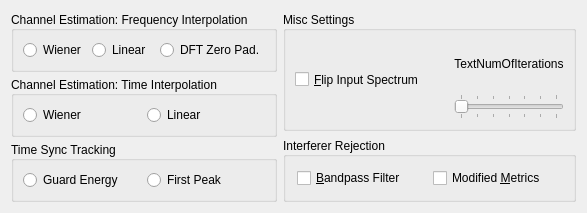
<?xml version="1.0" encoding="UTF-8"?>
<ui version="4.0">
 <class>DRMOptions</class>
 <widget class="QWidget" name="DRMOptions">
  <property name="geometry">
   <rect>
    <x>0</x>
    <y>0</y>
    <width>532</width>
    <height>178</height>
   </rect>
  </property>
  <property name="windowTitle">
   <string>Form</string>
  </property>
  <layout class="QGridLayout" name="gridLayout">
   <item row="0" column="0">
    <layout class="QVBoxLayout" name="_18">
     <property name="spacing">
      <number>4</number>
     </property>
     <property name="leftMargin">
      <number>0</number>
     </property>
     <property name="topMargin">
      <number>0</number>
     </property>
     <property name="rightMargin">
      <number>0</number>
     </property>
     <property name="bottomMargin">
      <number>0</number>
     </property>
     <item>
      <widget class="QGroupBox" name="ButtonGroupChanEstFreqInt">
       <property name="sizePolicy">
        <sizepolicy hsizetype="Minimum" vsizetype="Minimum">
         <horstretch>0</horstretch>
         <verstretch>0</verstretch>
        </sizepolicy>
       </property>
       <property name="title">
        <string>Channel Estimation: Frequency Interpolation</string>
       </property>
       <property name="alignment">
        <set>Qt::AlignLeading|Qt::AlignLeft|Qt::AlignVCenter</set>
       </property>
       <layout class="QHBoxLayout" name="_19">
        <property name="spacing">
         <number>6</number>
        </property>
        <property name="leftMargin">
         <number>9</number>
        </property>
        <property name="topMargin">
         <number>9</number>
        </property>
        <property name="rightMargin">
         <number>9</number>
        </property>
        <property name="bottomMargin">
         <number>9</number>
        </property>
        <item>
         <widget class="QRadioButton" name="RadioButtonFreqWiener">
          <property name="sizePolicy">
           <sizepolicy hsizetype="Minimum" vsizetype="Minimum">
            <horstretch>0</horstretch>
            <verstretch>0</verstretch>
           </sizepolicy>
          </property>
          <property name="text">
           <string>Wiener</string>
          </property>
         </widget>
        </item>
        <item>
         <widget class="QRadioButton" name="RadioButtonFreqLinear">
          <property name="sizePolicy">
           <sizepolicy hsizetype="Minimum" vsizetype="Minimum">
            <horstretch>0</horstretch>
            <verstretch>0</verstretch>
           </sizepolicy>
          </property>
          <property name="text">
           <string>Linear</string>
          </property>
         </widget>
        </item>
        <item>
         <widget class="QRadioButton" name="RadioButtonFreqDFT">
          <property name="sizePolicy">
           <sizepolicy hsizetype="Minimum" vsizetype="Minimum">
            <horstretch>0</horstretch>
            <verstretch>0</verstretch>
           </sizepolicy>
          </property>
          <property name="text">
           <string>DFT Zero Pad.</string>
          </property>
         </widget>
        </item>
       </layout>
      </widget>
     </item>
     <item>
      <widget class="QGroupBox" name="ButtonGroupChanEstTimeInt">
       <property name="sizePolicy">
        <sizepolicy hsizetype="Minimum" vsizetype="Minimum">
         <horstretch>0</horstretch>
         <verstretch>0</verstretch>
        </sizepolicy>
       </property>
       <property name="title">
        <string>Channel Estimation: Time Interpolation</string>
       </property>
       <property name="alignment">
        <set>Qt::AlignLeading|Qt::AlignLeft|Qt::AlignVCenter</set>
       </property>
       <layout class="QHBoxLayout" name="_20">
        <property name="spacing">
         <number>6</number>
        </property>
        <property name="leftMargin">
         <number>9</number>
        </property>
        <property name="topMargin">
         <number>9</number>
        </property>
        <property name="rightMargin">
         <number>9</number>
        </property>
        <property name="bottomMargin">
         <number>9</number>
        </property>
        <item>
         <widget class="QRadioButton" name="RadioButtonTiWiener">
          <property name="sizePolicy">
           <sizepolicy hsizetype="Minimum" vsizetype="Minimum">
            <horstretch>0</horstretch>
            <verstretch>0</verstretch>
           </sizepolicy>
          </property>
          <property name="text">
           <string>Wiener</string>
          </property>
         </widget>
        </item>
        <item>
         <widget class="QRadioButton" name="RadioButtonTiLinear">
          <property name="sizePolicy">
           <sizepolicy hsizetype="Minimum" vsizetype="Minimum">
            <horstretch>0</horstretch>
            <verstretch>0</verstretch>
           </sizepolicy>
          </property>
          <property name="text">
           <string>Linear</string>
          </property>
         </widget>
        </item>
       </layout>
      </widget>
     </item>
     <item>
      <widget class="QGroupBox" name="ButtonGroupTimeSyncTrack">
       <property name="sizePolicy">
        <sizepolicy hsizetype="Minimum" vsizetype="Minimum">
         <horstretch>0</horstretch>
         <verstretch>0</verstretch>
        </sizepolicy>
       </property>
       <property name="title">
        <string>Time Sync Tracking</string>
       </property>
       <property name="alignment">
        <set>Qt::AlignLeading|Qt::AlignLeft|Qt::AlignVCenter</set>
       </property>
       <layout class="QHBoxLayout" name="_21">
        <property name="spacing">
         <number>6</number>
        </property>
        <property name="leftMargin">
         <number>9</number>
        </property>
        <property name="topMargin">
         <number>9</number>
        </property>
        <property name="rightMargin">
         <number>9</number>
        </property>
        <property name="bottomMargin">
         <number>9</number>
        </property>
        <item>
         <widget class="QRadioButton" name="RadioButtonTiSyncEnergy">
          <property name="sizePolicy">
           <sizepolicy hsizetype="Minimum" vsizetype="Minimum">
            <horstretch>0</horstretch>
            <verstretch>0</verstretch>
           </sizepolicy>
          </property>
          <property name="text">
           <string>Guard Energy</string>
          </property>
         </widget>
        </item>
        <item>
         <widget class="QRadioButton" name="RadioButtonTiSyncFirstPeak">
          <property name="sizePolicy">
           <sizepolicy hsizetype="Minimum" vsizetype="Minimum">
            <horstretch>0</horstretch>
            <verstretch>0</verstretch>
           </sizepolicy>
          </property>
          <property name="text">
           <string>First Peak</string>
          </property>
         </widget>
        </item>
       </layout>
      </widget>
     </item>
    </layout>
   </item>
   <item row="0" column="1">
    <layout class="QVBoxLayout" name="_22">
     <property name="spacing">
      <number>6</number>
     </property>
     <property name="leftMargin">
      <number>0</number>
     </property>
     <property name="topMargin">
      <number>0</number>
     </property>
     <property name="rightMargin">
      <number>0</number>
     </property>
     <property name="bottomMargin">
      <number>0</number>
     </property>
     <item>
      <widget class="QGroupBox" name="GroupBoxMiscSettings">
       <property name="sizePolicy">
        <sizepolicy hsizetype="Minimum" vsizetype="Minimum">
         <horstretch>0</horstretch>
         <verstretch>0</verstretch>
        </sizepolicy>
       </property>
       <property name="title">
        <string>Misc Settings</string>
       </property>
       <property name="alignment">
        <set>Qt::AlignLeading|Qt::AlignLeft|Qt::AlignVCenter</set>
       </property>
       <layout class="QHBoxLayout" name="_23">
        <property name="spacing">
         <number>30</number>
        </property>
        <property name="leftMargin">
         <number>9</number>
        </property>
        <property name="topMargin">
         <number>9</number>
        </property>
        <property name="rightMargin">
         <number>9</number>
        </property>
        <property name="bottomMargin">
         <number>9</number>
        </property>
        <item>
         <layout class="QVBoxLayout" name="_24">
          <property name="spacing">
           <number>6</number>
          </property>
          <property name="leftMargin">
           <number>0</number>
          </property>
          <property name="topMargin">
           <number>0</number>
          </property>
          <property name="rightMargin">
           <number>0</number>
          </property>
          <property name="bottomMargin">
           <number>0</number>
          </property>
          <item>
           <widget class="QCheckBox" name="CheckBoxFlipSpec">
            <property name="sizePolicy">
             <sizepolicy hsizetype="Minimum" vsizetype="Minimum">
              <horstretch>0</horstretch>
              <verstretch>0</verstretch>
             </sizepolicy>
            </property>
            <property name="text">
             <string>&amp;Flip Input Spectrum</string>
            </property>
           </widget>
          </item>
         </layout>
        </item>
        <item>
         <layout class="QVBoxLayout" name="_25">
          <property name="spacing">
           <number>6</number>
          </property>
          <property name="leftMargin">
           <number>0</number>
          </property>
          <property name="topMargin">
           <number>0</number>
          </property>
          <property name="rightMargin">
           <number>0</number>
          </property>
          <property name="bottomMargin">
           <number>0</number>
          </property>
          <item>
           <widget class="QLabel" name="TextNumOfIterations">
            <property name="sizePolicy">
             <sizepolicy hsizetype="Minimum" vsizetype="Minimum">
              <horstretch>0</horstretch>
              <verstretch>0</verstretch>
             </sizepolicy>
            </property>
            <property name="text">
             <string>TextNumOfIterations</string>
            </property>
            <property name="alignment">
             <set>Qt::AlignCenter</set>
            </property>
            <property name="wordWrap">
             <bool>false</bool>
            </property>
           </widget>
          </item>
          <item>
           <widget class="QSlider" name="SliderNoOfIterations">
            <property name="sizePolicy">
             <sizepolicy hsizetype="Expanding" vsizetype="Fixed">
              <horstretch>0</horstretch>
              <verstretch>0</verstretch>
             </sizepolicy>
            </property>
            <property name="minimumSize">
             <size>
              <width>100</width>
              <height>0</height>
             </size>
            </property>
            <property name="maximum">
             <number>6</number>
            </property>
            <property name="pageStep">
             <number>1</number>
            </property>
            <property name="orientation">
             <enum>Qt::Horizontal</enum>
            </property>
            <property name="tickPosition">
             <enum>QSlider::TicksBothSides</enum>
            </property>
           </widget>
          </item>
         </layout>
        </item>
       </layout>
      </widget>
     </item>
     <item>
      <widget class="QGroupBox" name="GroupBoxInterfRej">
       <property name="sizePolicy">
        <sizepolicy hsizetype="Minimum" vsizetype="Fixed">
         <horstretch>0</horstretch>
         <verstretch>0</verstretch>
        </sizepolicy>
       </property>
       <property name="title">
        <string>Interferer Rejection</string>
       </property>
       <property name="alignment">
        <set>Qt::AlignLeading|Qt::AlignLeft|Qt::AlignVCenter</set>
       </property>
       <layout class="QHBoxLayout" name="_30">
        <property name="spacing">
         <number>6</number>
        </property>
        <property name="leftMargin">
         <number>11</number>
        </property>
        <property name="topMargin">
         <number>11</number>
        </property>
        <property name="rightMargin">
         <number>11</number>
        </property>
        <property name="bottomMargin">
         <number>11</number>
        </property>
        <item>
         <widget class="QCheckBox" name="CheckBoxRecFilter">
          <property name="text">
           <string>&amp;Bandpass Filter</string>
          </property>
         </widget>
        </item>
        <item>
         <widget class="QCheckBox" name="CheckBoxModiMetric">
          <property name="text">
           <string>Modified &amp;Metrics</string>
          </property>
         </widget>
        </item>
       </layout>
      </widget>
     </item>
    </layout>
   </item>
  </layout>
 </widget>
 <resources/>
 <connections/>
</ui>
